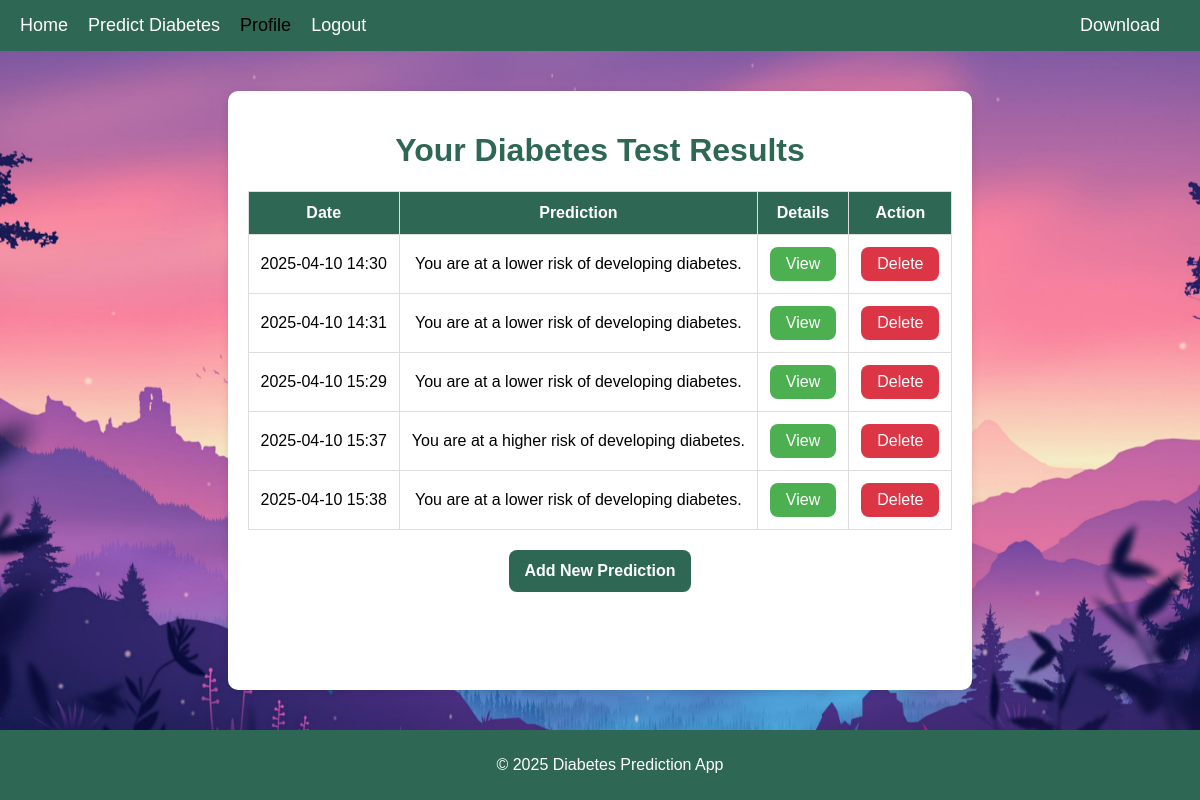
Screenshot of /profile/ (signed in) with the database file from the repository.
### main/models.py (models this page shows, shortened)
class UserResult(models.Model):
    user = models.ForeignKey(User, on_delete=models.CASCADE)
    pregnancies = models.IntegerField()
    glucose = models.FloatField()
    blood_pressure = models.FloatField()
    skin_thickness = models.FloatField()
    insulin = models.FloatField()
    bmi = models.FloatField()
    diabetes_pedigree = models.FloatField()
    age = models.IntegerField()
    prediction = models.CharField(max_length=50)
    accuracy = models.FloatField()
    result_date = models.DateTimeField(auto_now_add=True)

### main/views.py (the view)
# urls.py: path('profile/', views.profile, name='profile'),
@login_required
def profile(request):
    user_results = UserResult.objects.filter(user=request.user)
    results_with_advice = []
    for result in user_results:
        values = [
            result.pregnancies,
            result.glucose,
            result.blood_pressure,
            result.skin_thickness,
            result.insulin,
            result.bmi,
            result.diabetes_pedigree,
            result.age
        ]
        advice = get_health_advice(values)
        results_with_advice.append({
            'result': result,
            'advice': advice
        })
    return render(request, 'profile.html', {'results_with_advice': results_with_advice})

### main/services/health_advice.py (called while the page is built)
def get_health_advice(values):
    advice = []
    bmi = values[5]
    if bmi >= 30:
        advice.append("Your BMI is high. Consider following a balanced diet and exercise regularly.")
    elif bmi >= 25:
        advice.append("You have an elevated BMI. Try to manage your weight through a healthy lifestyle.")
    insulin = values[4]
    if insulin >= 26:
        advice.append("Your insulin level is high. Try reducing stress, sugar intake and improve your exercise routine.")
    age = values[7]
    if age > 45:
        advice.append("You are over 45 years old, and it's essential to monitor your health regularly.")
    if not advice:
        advice.append("Your health seems great! Keep up the good work.")
    return advice

### main/templates/profile.html (shortened to what this page needs)
{% load static %}
<!DOCTYPE html>
<html lang="en">
<head>
    <link rel="stylesheet" href="{% static 'css/profile.css' %}">
</head>
<body>
    <div class="navbar">
        <a href="{% url 'home' %}">Home</a>
        <a href="{% url 'predict' %}">Predict Diabetes</a>
        <a href="{% url 'profile' %}" class="active">Profile</a>
        <a href="{% url 'logout' %}">Logout</a>
        <div style="margin-left: auto;">
            <a href="{% url 'export_pdf' %}" class="btn-download">Download</a>
        </div>
    </div>
    <div class="container">
        <h1>Your Diabetes Test Results</h1>
        {% if results_with_advice %}
            <table>
                <thead>
                    <tr>
                        <th>Date</th>
                        <th>Prediction</th>
                        <th>Details</th>
                        <th>Action</th>
                    </tr>
                </thead>
                <tbody>
                    {% for item in results_with_advice %}
                    <tr>
                        <td>{{ item.result.result_date|date:"Y-m-d H:i" }}</td>
                        <td>{{ item.result.prediction }}</td>
                        <td>
                            <button class="view-btn" onclick="toggleDetails('details-{{ forloop.counter }}')">View</button>
                        </td>
                        <td>
                            <form action="{% url 'delete_prediction' item.result.id %}" method="POST">
                                <button type="submit" class="btn btn-danger">Delete</button>
                            </form>
                        </td>
                    </tr>
                    {% endfor %}
                </tbody>
            </table>
        {% else %}
            <div class="no-results">
                <p>You haven't performed any diabetes predictions yet.</p>
            </div>
        {% endif %}
        <div style="text-align: center; margin-top: 20px;">
            <a href="{% url 'predict' %}" class="btn-add">Add New Prediction</a>
        </div>
    </div>
    <footer>
        <p>&copy; 2025 Diabetes Prediction App</p>
    </footer>
</body>
</html>

### main/static/css/profile.css (style rules this page uses)
html, body { height: 100%; margin: 0; padding: 0; display: flex; flex-direction: column; font-family: Arial, sans-serif; background-image: url("../images/profile.jpg"); background-size: cover; background-position: center; background-attachment: fixed; background-repeat: no-repeat; }
.navbar { background-color: #2F6755; padding: 15px 20px; display: flex; justify-content: start; align-items: center; }
.navbar a { color: white; text-decoration: none; margin-right: 20px; font-size: 18px; }
.navbar a:hover, .navbar a.active { color: #000; }
.container { max-width: 800px; margin: 40px auto; background: white; padding: 20px; border-radius: 10px; box-shadow: 0 2px 8px rgba(0, 0, 0, 0.1); flex: 1; }
h1 { text-align: center; color: #2F6755; }
table { width: 100%; border-collapse: collapse; margin-top: 20px; }
.btn-download { text-decoration: none; font-size: 16px; }
.btn-danger { background-color: #dc3545; color: white; border: none; padding: 8px 16px; cursor: pointer; border-radius: 8px; font-size: 16px; }
.btn-add { display: inline-block; background-color: #2F6755; color: white; padding: 12px 15px; text-decoration: none; font-size: 16px; border-radius: 8px; font-weight: bold; }
.view-btn { background-color: #4CAF50; color: white; padding: 8px 16px; border-radius: 8px; border: none; cursor: pointer; font-size: 16px; transition: background-color 0.3s ease; }
th, td { padding: 12px; text-align: center; border: 1px solid #ddd; }
th { background-color: #2F6755; color: white; }
footer { background-color: #2F6755; color: white; text-align: center; padding: 10px; width: 100%; }

### rows the page displays
UserResult: result.result_date "2025-04-10 14:30", result.prediction "You are at a lower risk of developing diabetes."
UserResult: result.result_date "2025-04-10 14:31", result.prediction "You are at a lower risk of developing diabetes."
UserResult: result.result_date "2025-04-10 15:29", result.prediction "You are at a lower risk of developing diabetes."
UserResult: result.result_date "2025-04-10 15:37", result.prediction "You are at a higher risk of developing diabetes."
UserResult: result.result_date "2025-04-10 15:38", result.prediction "You are at a lower risk of developing diabetes."
